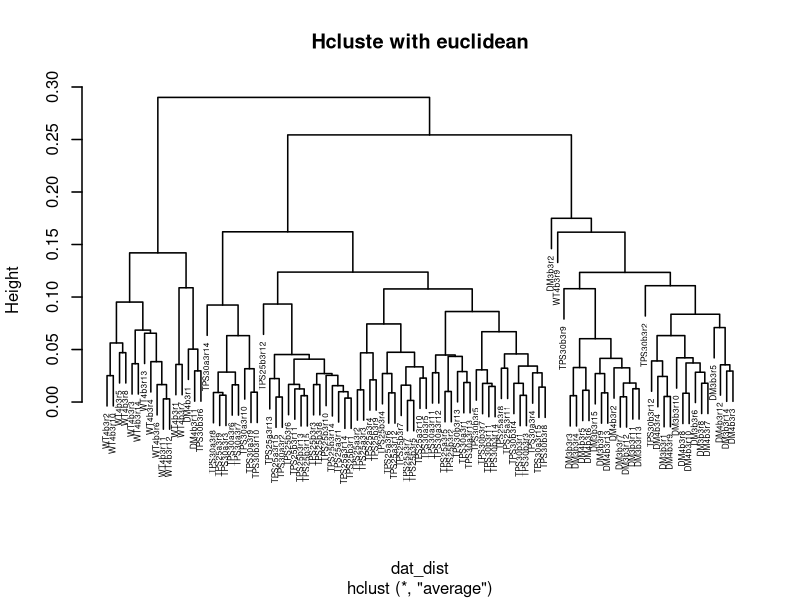
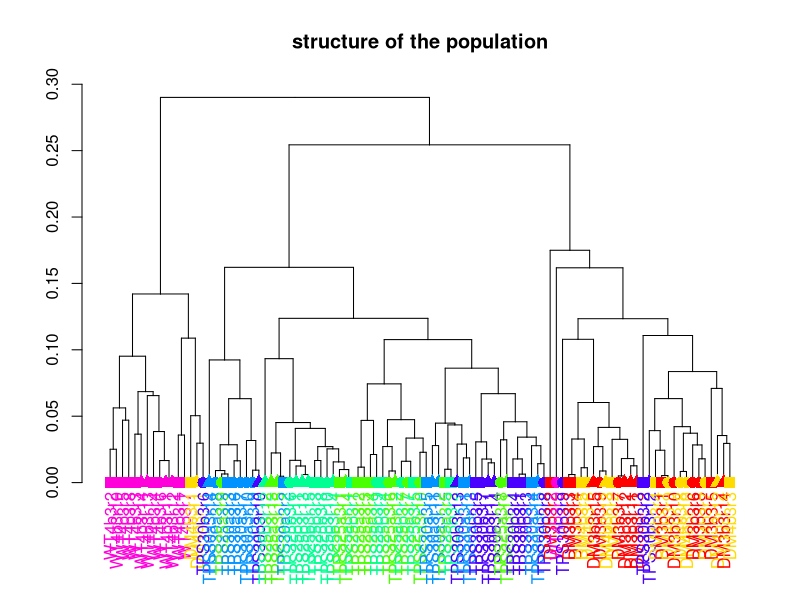
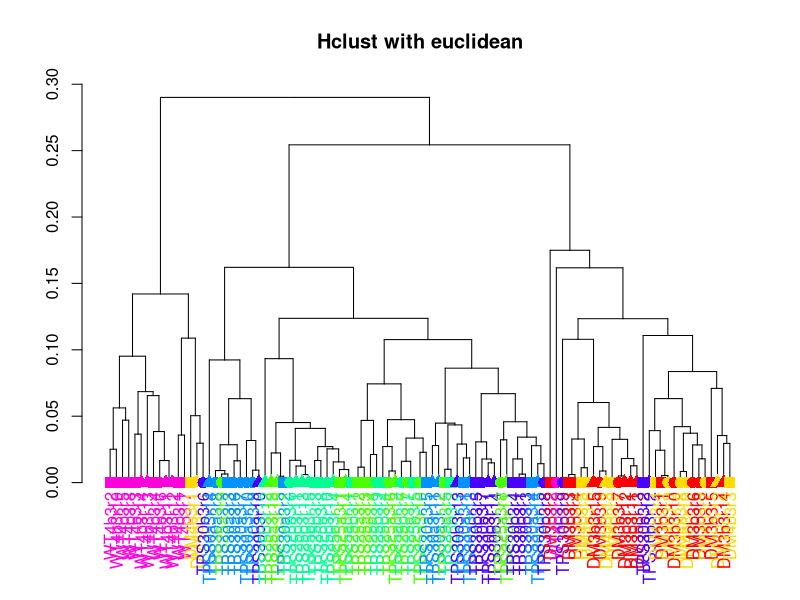

These charts were generated, in order, by the following R code:
# Set working enviroment in Rstudio, select Session - Set working directory - To source file location, default is runing directory
library("ggplot2") # load related packages
library("grid")
library("scales")
library("vegan")

# Set ggplot2 drawing parameter, such as axis line and text size, lengend and title size, and so on.
main_theme = theme(panel.background=element_blank(),
                   panel.grid=element_blank(),
                   axis.line.x=element_line(size=.5, colour="black"),
                   axis.line.y=element_line(size=.5, colour="black"),
                   axis.ticks=element_line(color="black"),
                   axis.text=element_text(color="black", size=7),
                   legend.position="right",
                   legend.background=element_blank(),
                   legend.key=element_blank(),
                   legend.text= element_text(size=7),
                   text=element_text(family="sans", size=7))

# Public file 1. "design.txt"  Design of experiment
design = read.table("design.txt", header=T, row.names= 1, sep="\t") 

# setting subset design
if (TRUE){
  sub_design = subset(design,GroupID %in% c("DM3","DM4","TPS25a","TPS25b","TPS30a","TPS30b","WT4") ) # select group1
}else{
  sub_design = design
}
if (TRUE){
  sub_design = subset(sub_design,batch %in% c("3") ) # select group2
}

# Set group style, single or combine
if (FALSE){
  sub_design$group=paste(sub_design$GroupID,sub_design$batch,sep = "")
}else{
  sub_design$group=sub_design$GroupID
}

# Set group order
if ("TRUE" == "TRUE") {
  sub_design$group  = factor(sub_design$group, levels=c("DM3","DM4","TPS25a","TPS25b","TPS30a","TPS30b","WT4"))   # set group order
}

print(paste("Number of group: ",length(unique(sub_design$group)),sep="")) # show group numbers

# 按组上色
colors = data.frame(group=unique(sub_design$group), 
                    color=rainbow(length(unique(sub_design$group)))) 
#shapes = data.frame(group=unique(sub_design$group),shape=c(1:length(unique(sub_design$group))))
# 按批次设置形状
shapes = data.frame(group=unique(sub_design$time),shape=c(15:(length(unique(sub_design$time))+14)))


# Function for analysis CPCoA/CCA result
variability_table = function(cca){
  chi = c(cca$tot.chi, cca$CCA$tot.chi, cca$CA$tot.chi)
  variability_table = cbind(chi, chi/chi[1])
  colnames(variability_table) = c("inertia", "proportion")
  rownames(variability_table) = c("total", "constrained", "unconstrained")
  return(variability_table)
}

# Load css OTU table, shape color same with beta diversity
otu_table = read.table("otu_table_css.txt", sep="\t", header=T, row.names= 1) # CSS norm otu table
idx = rownames(sub_design) %in% colnames(otu_table) 
sub_design = sub_design[idx,]
sub_otu_table = otu_table[, rownames(sub_design)] 

# Constrained analysis OTU table by genotype
capscale.gen = capscale(t(sub_otu_table) ~ group, data=sub_design, add=F, sqrt.dist=T, distance="bray") 

# ANOVA-like permutation analysis
perm_anova.gen = anova.cca(capscale.gen)

# generate variability tables and calculate confidence intervals for the variance
var_tbl.gen = variability_table(capscale.gen)
eig = capscale.gen$CCA$eig
variance = var_tbl.gen["constrained", "proportion"]
p.val = perm_anova.gen[1, 4]

# extract the weighted average (sample) scores
points = capscale.gen$CCA$wa[, 1:3]
points = as.data.frame(points)
colnames(points) = c("x", "y","z")
points = cbind(points, sub_design[match(rownames(points), rownames(sub_design)),])

# Hclust
x <- cbind(as.matrix(points$x),as.matrix(points$y))
colnames(x) <- c("x", "y")

rownames(x) = rownames(points)
dat_dist <- vegdist(x, method="euclidean")

dat_dist_clu <- hclust(dat_dist, "average")

plot(dat_dist_clu, main = "Hcluste with euclidean", lwd=1.5, cex=.5)

# We can now create a basic dendrogram:
hc=hclust(dat_dist, "average")
dhc=as.dendrogram(hc)

# Actually, each leaf of the tree has several attributes, like the color, the shape … You can take back these attributes and look at them like that
# 提取叶的属性，观察树的基本信息
specific_leaf=dhc[[1]][[1]][[1]]
specific_leaf
attributes(specific_leaf)

# 准备注释文件
anno = cbind(rownames(points), points[,c("time","group")])
colnames(anno)[1]="sample"
head(anno)

# So if I Want to color each leaf of the Tree, I have to change the attributes of each leaf. This can be done using the dendrapply function. So I create a function that add 3 attributes to the leaf : one for the color (“lab.col”) ,one for the font “lab.font” and one for the size (“lab.cex”).
# 函数，设置叶形状为time 1，2，3分别为方、圆和三角，对应15/16/17；颜色按组彩虹色
i=0
colLab<<-function(n){
  if(is.leaf(n)){
    #I take the current attributes
    a=attributes(n)
    # 匹配样本名位置
    ligne=match(attributes(n)$label,anno[,1])
    # 按位置设置颜色和形状
    # 二列time设置形状
    time=anno[ligne,2];
    if(time=="T1"){shape_time=15};if(time=="T2"){shape_time=16};if(time=="T3"){shape_time=17}
    group=anno[ligne,3];
    if(group=="DM3"){col_group=rainbow(7)[1]};if(group=="DM4"){col_group=rainbow(7)[2]};if(group=="TPS25a"){col_group=rainbow(7)[3]}
    if(group=="TPS25b"){col_group=rainbow(7)[4]};if(group=="TPS30a"){col_group=rainbow(7)[5]};if(group=="TPS30b"){col_group=rainbow(7)[6]}
    if(group=="WT4"){col_group=rainbow(7)[7]}
    
    #Modification of leaf attribute
    attr(n,"nodePar")<-c(a$nodePar,list(cex=1.5,lab.cex=1,pch=shape_time,col=col_group,lab.col=col_group,lab.font=1,lab.cex=1))
  }
  return(n)
}

# Finally I just have to apply this to my dendrogram
dL <- dendrapply(dhc, colLab)
plot(dL , main="structure of the population")


pdf("fig4b.hclust.pdf", width=16, height=10)
plot(dL, main = "Hclust with euclidean")
dev.off()





# Reference http://www.r-graph-gallery.com/31-custom-colors-in-dendrogram/

# # Dataset 
# sample=paste(rep("sample_",24) , seq(1,24) , sep="")
# specie=c(rep("dicoccoides" , 8) , rep("dicoccum" , 8) , rep("durum" , 8))
# treatment=rep(c(rep("High",4 ) , rep("Low",4)),3)
# data=data.frame(sample,specie,treatment)
# for (i in seq(1:5)){
#   gene=sample(c(1:40) , 24 )
#   data=cbind(data , gene)
#   colnames(data)[ncol(data)]=paste("gene_",i,sep="")
# }
# data[data$treatment=="High" , c(4:8)]=data[data$treatment=="High" , c(4:8)]+100
# data[data$specie=="durum" , c(4:8)]=data[data$specie=="durum" , c(4:8)]-30
# data
# 
# # Euclidean distance
# rownames(data)=data[,1]
# dist=dist(data[ , c(4:8)] , diag=TRUE)
# 
# # We can now create a basic dendrogram:
# hc=hclust(dist)
# dhc=as.dendrogram(hc)
# 
# # Actually, each leaf of the tree has several attributes, like the color, the shape … You can take back these attributes and look at them like that
# # 提取叶的属性，观察树的基本信息
# specific_leaf=dhc[[1]][[1]][[1]]
# specific_leaf
# attributes(specific_leaf)
# 
# # So if I Want to color each leaf of the Tree, I have to change the attributes of each leaf. This can be done using the dendrapply function. So I create a function that add 3 attributes to the leaf : one for the color (“lab.col”) ,one for the font “lab.font” and one for the size (“lab.cex”).
# # 函数，设置叶标签颜色、字体和大小
# i=0
# colLab<<-function(n){
#   if(is.leaf(n)){
#     
#     #I take the current attributes
#     a=attributes(n)
#     
#     #I deduce the line in the original data, and so the treatment and the specie.
#     ligne=match(attributes(n)$label,data[,1])
#     treatment=data[ligne,3];
#     if(treatment=="Low"){col_treatment="blue"};if(treatment=="High"){col_treatment="red"}
#     specie=data[ligne,2];
#     if(specie=="dicoccoides"){col_specie="red"};if(specie=="dicoccum"){col_specie="Darkgreen"};if(specie=="durum"){col_specie="blue"}
#     
#     #Modification of leaf attribute
#     attr(n,"nodePar")<-c(a$nodePar,list(cex=1.5,lab.cex=1,pch=20,col=col_treatment,lab.col=col_specie,lab.font=1,lab.cex=1))
#   }
#   return(n)
# }
# 
# # Finally I just have to apply this to my dendrogram
# dL <- dendrapply(dhc, colLab)
# 
# plot(dL , main="structure of the population")
# legend("topright", 
#        legend = c("High Nitrogen" , "Low Nitrogen" , "Durum" , "Dicoccoides" , "Dicoccum"), 
#        col = c("red", "blue" , "blue" , "red" , "Darkgreen"), 
#        pch = c(20,20,4,4,4), bty = "n", pt.cex = 1.5, cex = 0.8 , 
#        text.col = "black", horiz = FALSE, inset = c(0.1, 0.1))
